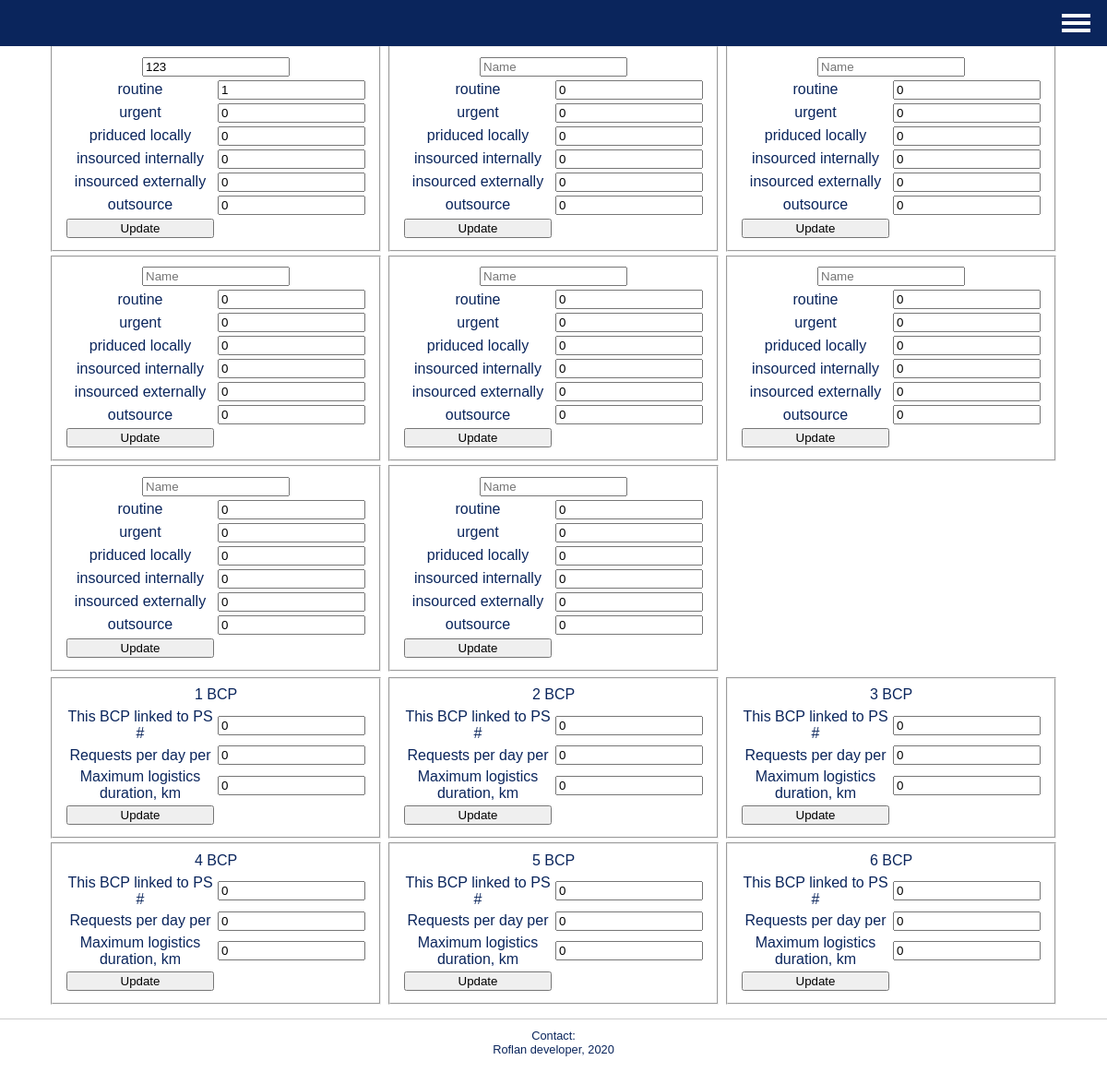
/main.php (signed in), run on the app's committed database.
### tables this page shows
CREATE TABLE `PS` (
  `ID_PS` int(11) NOT NULL,
  `ID_user` int(11) NOT NULL,
  `name_PS` text NOT NULL,
  `Routine_PS_per` int(11) NOT NULL,
  `Urgent_PS_per` int(11) NOT NULL,
  `ProdLoc_PS_per` int(11) NOT NULL,
  `InsInt_PS_per` int(11) NOT NULL,
  `InsExt_PS_per` int(11) NOT NULL,
  `Outsource_PS_per` int(11) NOT NULL,
  `Location_PS` varchar(20) NOT NULL,
  `Work_DpY_PS` int(11) NOT NULL,
  `Work_HpW` int(11) NOT NULL,
  `Num_req_av_PS` int(11) NOT NULL,
  `Num_tes_av_PS` int(11) NOT NULL,
  `Num_primetubes_av_PS` int(11) NOT NULL,
  `Space_PS` int(11) NOT NULL,
  `Automation_PS` varchar(6) NOT NULL,
  `tt_num_tech_p_shift_max_PS` int(11) NOT NULL,
  `tt_tech_work_hour_per_week_PS` int(11) NOT NULL,
  `tt_num_val_bios_max_per_shift_PS` int(11) NOT NULL,
  `tt_val_bios_work_hour_per_week_PS` int(11) NOT NULL,
  `tech_valid_result_PS` varchar(15) NOT NULL,
  `sup_chemistry_PS` text NOT NULL,
  `sup_spec_chemistry_PS` text NOT NULL,
  `sup_immuno_PS` text NOT NULL,
  `sup_spec_immuno_PS` text NOT NULL,
  `sup_hema_PS` text NOT NULL,
  `sup_coag_PS` text NOT NULL,
  `sup_serology_PS` text NOT NULL,
  `cpr_chemistry_PS` varchar(20) NOT NULL,
  `cpr_spec_chemistry_PS` varchar(20) NOT NULL,
  `cpr_immuno_PS` varchar(20) NOT NULL,
  `cpr_spec_immuno_PS` varchar(20) NOT NULL,
  `cpr_hema_PS` varchar(20) NOT NULL,
  `cpr_coag_PS` varchar(20) NOT NULL,
  `cpr_serology_PS` varchar(20) NOT NULL,
  `an_name_chemistry_PS` text NOT NULL,
  `an_name_spec_chemistry_PS` text NOT NULL,
  `an_name_immuno_PS` text NOT NULL,
  `an_name_spec_immuno_PS` text NOT NULL,
  `an_name_hema_PS` text NOT NULL,
  `an_name_coag_PS` text NOT NULL,
  `an_name_serology_PS` text NOT NULL,
  `an_num_chemistry_PS` int(11) NOT NULL,
  `an_num_spec_chemistry_PS` int(11) NOT NULL,
  `an_num_immuno_PS` int(11) NOT NULL,
  `an_num_spec_immuno_PS` int(11) NOT NULL,
  `an_num_hema_PS` int(11) NOT NULL,
  `an_num_coag_PS` int(11) NOT NULL,
  `an_num_serology_PS` int(11) NOT NULL,
  `osd_name_microbiology_PS` text NOT NULL,
  `osd_name_molecul_meth_PS` text NOT NULL,
  `osd_name_hist_cit_PS` text NOT NULL,
  `osd_name_other_PS` text NOT NULL,
  `osd_num_microbiology_PS` int(11) NOT NULL,
  `osd_num_mol_meth_PS` int(11) NOT NULL,
  `osd_num_hist_cit_PS` int(11) NOT NULL,
  `osd_num_other_PS` int(11) NOT NULL,
  `ss_hospitals_PS` varchar(3) NOT NULL,
  `ss_private_clinics_PS` varchar(3) NOT NULL,
  `ss_spec_off_PS` varchar(3) NOT NULL,
  `ss_home_visits_PS` varchar(3) NOT NULL,
  `ss_pharm_PS` varchar(3) NOT NULL,
  `ss_ext_nur_PS` varchar(3) NOT NULL,
  `ss_other_PS` text NOT NULL
);

CREATE TABLE `BCP` (
  `ID_BCP` int(11) NOT NULL,
  `ID_pers` int(11) NOT NULL,
  `Main_PS` int(11) NOT NULL,
  `Req_per_day` int(15) NOT NULL,
  `Max_dur` int(5) NOT NULL,
  `peak_hour_phleb` int(10) NOT NULL,
  `peak_hour_nurse` int(10) NOT NULL,
  `peak_hour_tech` int(10) NOT NULL,
  `peak_hour_biol` int(10) NOT NULL,
  `peak_hour_sec` int(10) NOT NULL,
  `peak_hour_other` int(10) NOT NULL,
  `treat_reg` varchar(3) NOT NULL,
  `treat_la` varchar(3) NOT NULL,
  `treat_cent` varchar(3) NOT NULL,
  `treat_aliq` int(10) NOT NULL,
  `treat_exp` int(10) NOT NULL,
  `treat_other` int(10) NOT NULL,
  `valid_for_BCP` varchar(50) NOT NULL,
  `BCP_stagg_KPIs` varchar(3) NOT NULL,
  `Or_and_form` text NOT NULL
);

### main.php (the view, shortened to what this page needs)
<?php
if($_SESSION["session_role"]==10)
	{
?>
<!DOCTYPE html>
<html>
    <head>
        <link href="s_main.css" rel="stylesheet">
    </head>
    <body>
        <div id="header">
            <h1>Before audit</h1>
			<h2>Welcome, <span><?php echo $_SESSION['session_username'];?></span></h2>
			<nav class="menu">
				<label for="checkbox" class="menu_btn"><div class="menu_icon"></div></label>
			</nav>
        </div>
            <div id="article">
					<?php require_once 'connect.php';
						$id_pers=$_SESSION['session_id_us'];
						$query ="SELECT `ID_PS`, `ID_user`, `name_PS`, `Routine_PS_per`, `Urgent_PS_per`, `ProdLoc_PS_per`, `InsInt_PS_per`, `InsExt_PS_per`, `Outsource_PS_per` FROM `PS` WHERE `ID_user` =  $id_pers";
						$result = mysqli_query($link, $query) or die("Ошибка " . mysqli_error($link));
						if($result)
						{
							$rows = mysqli_num_rows($result);
					?>
					<table>
						<?php
							for ($i = 0 ; $i < $rows ; ++$i)
							{
								$rem=intdiv($i,3);
							if ($i%3 == 0) {echo "<tr id='row_$rem'>";}
								$row = mysqli_fetch_row($result);
								echo "<td><form method = 'POST' action = 'Main_up.php'> <fieldset style='heigth:200px;width:10px;'><table>";
								echo "<tr><td colspan='2'><input type='text' name='name_ps' id='name_ps' value='$row[2]' placeholder='Name'/></td></tr>";
								echo "<tr><td><label for='routine'>routine</label></td> <td><input type='text' name='routine' id='routine' value='$row[3]' /></td></tr>";
								echo "<tr><td><label for='urgent'>urgent</label></td> <td><input type='text' name='urgent' id='urgent' value='$row[4]'/></td></tr>";
								echo "<tr><td><label for='pl'>priduced locally</label></td> <td><input type='text' name='pl' id='pl' value='$row[5]' /></td></tr>";
								echo "<tr><td><label for='ii'>insourced internally</label></td> <td><input type='text' name='ii' id='ii' value='$row[6]'/></td></tr>";
								echo "<tr><td><label for='ie'>insourced externally</label></td> <td><input type='text' name='ie' id='ie' value='$row[7]'/></td></tr>";
								echo "<tr><td><label for='outsource'>outsource</label></td> <td><input type='text' name='outsource' id='outsource' value='$row[8]'/></td></tr>";
								echo "<tr><td><input type='submit' name='update_ps' value='Update'/></td></tr></table></fieldset></form></td>";
							if ($i%3 == 2) {echo "</tr>";}
							}
						}
					?>
				</table>
					<?php
						$query ="SELECT `ID_BCP`, `ID_pers`, `Main_PS`, `Req_per_day`, `Max_dur` FROM `BCP` WHERE  `ID_pers` =  $id_pers";
						$result = mysqli_query($link, $query) or die("Ошибка " . mysqli_error($link));
						if($result)
						{
							$rows = mysqli_num_rows($result);
					?>
				<table>
						<?php
							for ($i = 0 ; $i < $rows ; ++$i)
							{
								$rem=intdiv($i,3);
							if ($i%3 == 0) {echo "<tr id='row_$rem'>";}
								$row = mysqli_fetch_row($result);
								$j = $i + 1;
								echo "<td><form method = 'POST' action = 'Main_up.php'><fieldset style='heigth:200px;width:10px;'><table><tr><td colspan='2'>$j BCP</td></tr>";
								echo "<tr><td><label for='BCP_lin'>This BCP linked to PS #</label></td> <td><input type='text' name='BCP_lin' id='BCP_lin' value = '$row[2]' /></td></tr>";
								echo "<tr><td><label for='req_per_day'>Requests per day per</label></td> <td><input type='req_per_day' name='req_per_day' id='req_per_day' value = '$row[3]' /></td></tr>";
								echo "<tr><td><label for='max_dur'>Maximum logistics duration, km</label></td> <td><input type='max_dur' name='max_dur' id='max_dur' value = '$row[4]' /></td></tr>";
								echo "<tr><td><input type='submit' name='update_bcp' value='Update'/></td></tr></table></fieldset></form></td>";
							if ($i%3 == 2) {echo "</tr>";}
							}
						}
					?>
				</table>
			</div>
        <div id="footer">
            <p>Contact:  </p>
            <p>Roflan developer, 2020</p>
        </div>
    </body>
</html>
<?php
	} else header("location:admin.php?level=0");	;
?>

### s_main.css (style rules this page uses)
* { box-sizing: border-box; }
html, body, div, span, h1, h2, h3, h4, h5, h6, p, a, ul, li { margin: 0; padding: 0; border: 0; font-size: 100%; vertical-align: baseline; }
body { font-family: Arial, Verdana, sans-serif; background-color: #FFF; color: #0a255c; }
input { width: 160px; }
#header { background-color: #0a255c; }
#article { padding: 10px; text-align: center; min-height:170px; }
#article table { text-align: center; margin: 0 auto; }
#footer { border-top: 1px solid #ccc; font-size: .8em; text-align: center; padding: 10px 10px 30px 10px; }
#footer p { max-width: 1200px; margin: 0 auto; }
#footer { min-width: 768px; }
.menu { position: fixed; display: flex; align-items: center; justify-content: flex-end; padding: 0 16px; top: 0; background-color: #0a255c; left: 0; right: 0; height: 50px; z-index: 9999999; }
.menu_btn { position: relative; display: flex; align-items: center; justify-content: center; width: 35px; height: 30px; cursor: pointer; transition: 0.4s; }
.menu_icon { display: block; position: relative; background: white; width: 90%; height: 4px; transition: 0.4s; }
.menu_icon::after, .menu_icon::before { content: ""; display: block; position: absolute; background: white; width: 100%; height: 4px; transition: 0.4s; }
.menu_icon::after { top: 8px; }
.menu_icon::before { top: -8px; }

### data on the page
ps: name_ps "123", routine "1", urgent "0", pl "0", ii "0", ie "0", outsource "0"
ps: routine "0", urgent "0", pl "0", ii "0", ie "0", outsource "0"
ps: routine "0", urgent "0", pl "0", ii "0", ie "0", outsource "0"
ps: routine "0", urgent "0", pl "0", ii "0", ie "0", outsource "0"
ps: routine "0", urgent "0", pl "0", ii "0", ie "0", outsource "0"
ps: routine "0", urgent "0", pl "0", ii "0", ie "0", outsource "0"
ps: routine "0", urgent "0", pl "0", ii "0", ie "0", outsource "0"
ps: routine "0", urgent "0", pl "0", ii "0", ie "0", outsource "0"
bcp: j "1", BCP_lin "0", req_per_day "0", max_dur "0"
bcp: j "2", BCP_lin "0", req_per_day "0", max_dur "0"
bcp: j "3", BCP_lin "0", req_per_day "0", max_dur "0"
bcp: j "4", BCP_lin "0", req_per_day "0", max_dur "0"
bcp: j "5", BCP_lin "0", req_per_day "0", max_dur "0"
bcp: j "6", BCP_lin "0", req_per_day "0", max_dur "0"
